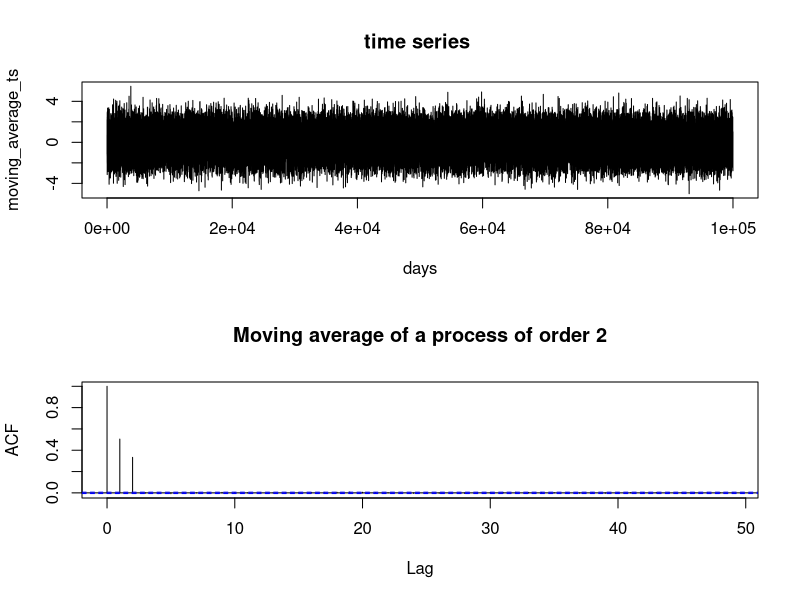

This figure's R source:
noise = rnorm(100000)

moving_average = NULL
for (i in 3: 100000){
  moving_average[i] =noise[i] +  0.5 * noise[i - 1] + 0.5 * noise[i - 2]
}
moving_average = moving_average[3:100000]
moving_average_ts = ts(moving_average)
par(mfrow=c(2,1))

plot(moving_average_ts, main='time series ', xlab='days')
(acf(moving_average_ts, main='Moving average of a process of order 2'))

